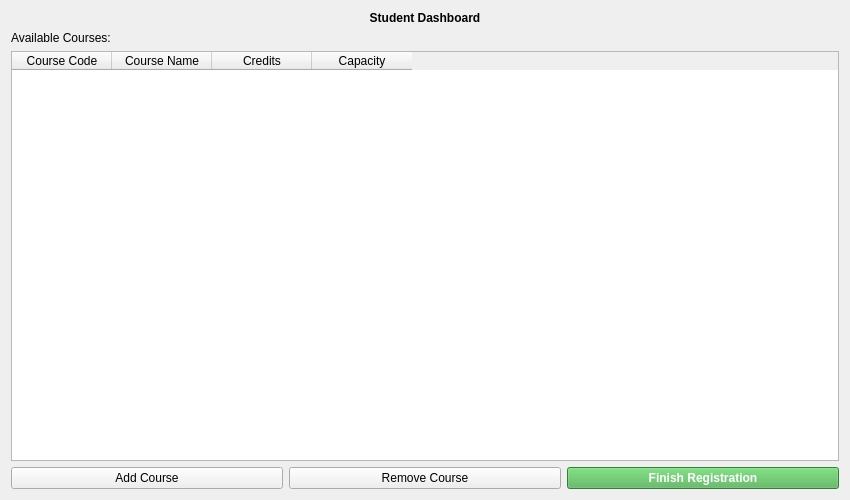
<?xml version="1.0" encoding="UTF-8"?>
<ui version="4.0">
 <class>StudentDashboard</class>
 <widget class="QWidget" name="StudentDashboard">
  <property name="geometry">
   <rect>
    <x>0</x>
    <y>0</y>
    <width>850</width>
    <height>500</height>
   </rect>
  </property>
  <property name="windowTitle">
   <string>Student Dashboard</string>
  </property>
  <layout class="QVBoxLayout" name="mainLayout">
   <item>
    <widget class="QLabel" name="titleLabel">
     <property name="text">
      <string>&lt;b&gt;Student Dashboard&lt;/b&gt;</string>
     </property>
     <property name="alignment">
      <set>Qt::AlignHCenter</set>
     </property>
    </widget>
   </item>
   <item>
    <widget class="QLabel" name="coursesLabel">
     <property name="text">
      <string>Available Courses:</string>
     </property>
    </widget>
   </item>
   <item>
    <widget class="QTableWidget" name="courseTable">
     <column>
      <property name="text">
       <string>Course Code</string>
      </property>
     </column>
     <column>
      <property name="text">
       <string>Course Name</string>
      </property>
     </column>
     <column>
      <property name="text">
       <string>Credits</string>
      </property>
     </column>
     <column>
      <property name="text">
       <string>Capacity</string>
      </property>
     </column>
    </widget>
   </item>
   <item>
    <layout class="QHBoxLayout" name="buttonLayout">
     <item>
      <widget class="QPushButton" name="addCourseButton">
       <property name="text">
        <string>Add Course</string>
       </property>
      </widget>
     </item>
     <item>
      <widget class="QPushButton" name="removeCourseButton">
       <property name="text">
        <string>Remove Course</string>
       </property>
      </widget>
     </item>
     <item>
      <widget class="QPushButton" name="finishButton">
       <property name="text">
        <string>Finish Registration</string>
       </property>
       <property name="styleSheet">
        <string>background-color: #4CAF50; color: white; font-weight: bold;</string>
       </property>
      </widget>
     </item>
    </layout>
   </item>
  </layout>
 </widget>
 <resources/>
 <connections/>
</ui>
